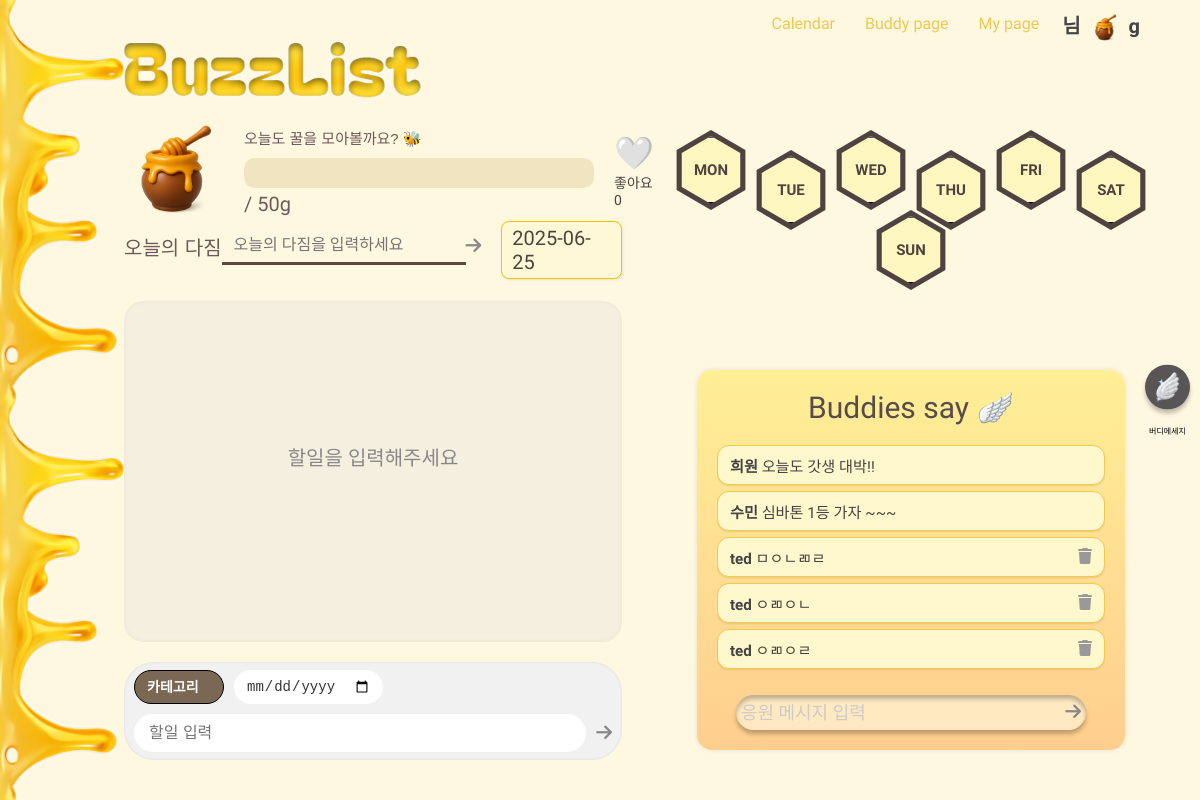
Screenshot of /planner/comment/2025-06-25/ (signed in) with the database file from the repository.
### planner/models.py (models this page shows)
class Comment(models.Model):
    writer = models.ForeignKey(User, on_delete=models.CASCADE, related_name='written_comments')
    user = models.ForeignKey(User, on_delete=models.CASCADE, related_name='comments_on_page', null=True)  #
    content = models.TextField()
    date = models.DateField()
    created_at = models.DateTimeField(auto_now_add=True)

### planner/views.py (the view)
# urls.py: path('comment/<str:selected_date>/', view_comment, name='comment'),
def view_comment(request, selected_date):
    date_obj = datetime.strptime(selected_date, '%Y-%m-%d').date()
    if request.method == 'POST':
        target_user_id = request.POST.get('user_id')
        target_user = get_object_or_404(User, id=target_user_id)
        Comment.objects.create(
            writer=request.user,
            user=target_user,
            content=request.POST['content'],
            date=date_obj,
            created_at=timezone.now()
        )
        return redirect('planner:subpage', user_id=target_user.id, selected_date=selected_date)
    elif request.method == 'GET':
        comments = Comment.objects.filter(date=date_obj).order_by('-created_at')
        return render(request, 'planner/subpage.html', {'comments': comments,
            'selected_date': selected_date})

### planner/templates/planner/subpage.html (shortened to what this page needs)
{% load static %}
<!DOCTYPE html>
<html lang="ko">
<head>
    <link rel="stylesheet" href="{% static 'css/planner/subpage.css' %}" />
    <link href="https://webfontworld.github.io/Jalnan2/Jalnan2.css" rel="stylesheet">
    <link href="https://fonts.cdnfonts.com/css/e1234" rel="stylesheet">
    <link rel="stylesheet" href="https://cdnjs.cloudflare.com/ajax/libs/font-awesome/6.4.0/css/all.min.css">
</head>
<body data-userid="{{ target_user.id }}">
    <img src="{% static 'assets/planner/honey.png' %}" alt="honey" class="background-honey" />
    <div class="wrapper">
        <div class="top-nav">
            <a href="{% url 'main:mainpage' login_user.id %}" class="nav-link">Calendar</a>
            <a href="{% url 'accounts:buddypage' login_user.id %}" class="nav-link">Buddy page</a>
            <a href="{% url 'users:mypage' login_user.id %}" class="nav-link">My page</a>
            <div class="login-user-info" data-user-id="{{ login_user.id }}">
                <p>
                    <strong>{{ login_user.username }} 님</strong>
                    <img src="{% static 'assets/planner/honey-icon.png' %}" alt="honey" class="inline-honey-icon">
                    <strong id="honey-count">{{ login_user.profile.honey_count }}g</strong>
                </p>
            </div>
        </div>
        <div class="sidebar"></div>
        <main class="main-content">
            <img class="logo" src="{% static 'assets/planner/BuzzList.png' %}" alt="icon" class="honey-icon" />
            <div class="box1">
                <div class="box1-left">
                    <img src="{% static 'assets/planner/honey-icon.png' %}" alt="icon" class="honey-icon" />
                </div>
                <div class="box1-middle">
                    <p class="goal-text">오늘도 꿀을 모아볼까요? 🐝</p>
                    <p class="honey-progress">
                        <progress value="{{ earned }}" max="50"></progress>
                        <span class="honey-label">{{ earned }} / 50g</span>
                    </p>
                </div>
                <div class="box1-right">
                    <form method="POST"
                        action="{% url 'planner:like_subpage' user_id=target_user.id selected_date=selected_date %}"
                        style="display: flex; flex-direction: column; align-items: center;">
                        <button type="submit" class="heart-icon"
                            style="background: none; border: none; font-size: 2rem; cursor: pointer;">
                            {% if is_liked %}
                            ❤️
                            {% else %}
                            🤍
                            {% endif %}
                        </button>
                        <div class="heart-label">좋아요 <span>{{ like_obj.like_count|default:0 }}</span></div>
                    </form>
                </div>
            </div>
            <div class="box2">
                <form method="POST"
                    action="{% if daily_goal %}{% url 'planner:update_goal' login_user.id selected_date %}{% else %}{% url 'planner:write_goal' login_user.id selected_date %}{% endif %}"
                    class="goal-form">
                    <p class="goal">오늘의 다짐</p>
                    <input type="text" name="goal" value="{{ daily_goal.goal|default:'' }}" class="goal-input"
                        placeholder="오늘의 다짐을 입력하세요" />
                    <div class="goal-button-group">
                        {% if login_user.id == target_user.id %}
                        {% if daily_goal %}
                        <button type="submit" class="submit-button"><i class="fas fa-pen"></i></button>
                </form>
                <form method="POST" action="{% url 'planner:delete_goal' login_user.id selected_date %}">
                    {% csrf_token %}
                    <button type="submit" class="submit-button"><i class="fas fa-trash"></i></button>
                </form>
                {% else %}
                <button type="submit" class="submit-button"><i class="fas fa-arrow-right"></i></button>
                </form>
                {% endif %}
                {% endif %}
            </div>
            <div class="goal-date-display"> {{ selected_date }}</div>
    </div>
    <div class="box3 {% if todos %}has-todos{% endif %}">
        {% if todos %}
        <ul class="todo-list" id="todo-list">
            {% for todo in todos %}
            <li class="todo-item {% if todo.status == 'completed' %}completed{% endif %}">
                <form method="POST" action="{% url 'planner:todo_delete' request.user.id todo.id %}">
                    {% csrf_token %}
                    <div class="todo-top-row">
                        {% if login_user.id == target_user.id %}
                        <input type="checkbox" class="todo-status-toggle" data-user-id="{{ request.user.id }}"
                            data-todo-id="{{ todo.id }}" {% if todo.status == "completed" %}checked{% endif %}>
                        {% endif %}
                        <span class="todo-content">{{ todo.content }}</span>
                        {% if login_user.id == target_user.id %}
                        <div class="todo-buttons">
                            <button type="submit" class="delete-btn">
                                <i class="fas fa-trash"></i>
                            </button>
                            <button type="button" id="show-timer-btn" class="show-timer-btn"
                                data-todo-id="{{ todo.id }}">⏱️</button>
                        </div>
                        {% endif %}
                    </div>
                    <div class="todo-bottom-row">
                        <span class="todo-deadline">기한: {{ todo.deadline|date:"Y-m-d" }}</span>
                        {% if todo.total_elapsed_time %}
                        <div class="todo-studytime" id="study-time-{{ todo.id }}">
                            공부 시간: {{ todo.formatted_time_hms }}
                        </div>
                        {% endif %}
                        <span class="todo-category">{{ todo.category }}</span>
                    </div>
                </form>
            </li>
            {% endfor %}
        </ul>
        {% else %}
        <p class="todo-placeholder-text" id="placeholder">할일을 입력해주세요</p>
        {% endif %}
    </div>
    {% if login_user.id == target_user.id %}
    <div class="box4">
        <form method="POST" action="{% url 'planner:todo_create' request.user.id selected_date %}"
            class="todo-form-inline">
            <select id="todo-category" name="category" class="todo-select" required>
                <option value="">카테고리</option>
            </select>
            <input type="date" id="todo-deadline" name="deadline" class="todo-date" required />
            <input type="text" id="todo-input" name="content" class="todo-input-inline" placeholder="할일 입력" required />
            <button id="add-task" type="submit" class="submit-button">
                <i class="fas fa-arrow-right"></i>
            </button>
        </form>
    </div>
    {% endif %}
    <aside class="right-panel">
        <div class="right-box1">
            <div class="weekday-grid">
                <div class="honeycomb-weekdays">
                    <div class="weekday-row staggered">
                        <div class="hexagon-wrapper"><button class="hexagon-inner" data-day="MON">MON</button></div>
                        <div class="hexagon-wrapper offset"><button class="hexagon-inner" data-day="TUE">TUE</button>
                        </div>
                        <div class="hexagon-wrapper"><button class="hexagon-inner" data-day="WED">WED</button></div>
                        <div class="hexagon-wrapper offset"><button class="hexagon-inner" data-day="THU">THU</button>
                        </div>
                        <div class="hexagon-wrapper"><button class="hexagon-inner" data-day="FRI">FRI</button></div>
                        <div class="hexagon-wrapper offset"><button class="hexagon-inner" data-day="SAT">SAT</button>
                        </div>
                        <div class="hexagon-wrapper"><button class="hexagon-inner" data-day="SUN">SUN</button></div>
                    </div>
                </div>
            </div>
        </div>
        <div class="buddy-box" id="buddy-box" style="display: flex;">
            <div class="message-box">
                <div class="buddy-title">Buddies say 🪽</div>
                <ul class="buddy-messages" id="buddy-message-list">
                    {% for comment in comments %}
                    <li class="buddy-message-item">
                        <div>
                            <strong>{{ comment.writer.username }}</strong>
                            <span>{{ comment.content }}</span>
                        </div>
                        {% if comment.writer == request.user %}
                        <form method="POST" action="{% url 'planner:comment_delete' comment.id %}"
                            style="display:inline;">
                            <button type="submit" class="buddy-delete-btn" style="background: none; border: none;">
                                <i class="fas fa-trash"></i>
                            </button>
                        </form>
                        {% endif %}
                    </li>
                    {% endfor %}
                </ul>
                <form method="POST" action="{% url 'planner:comment' selected_date %}" class="buddy-form">
                    <input type="text" name="content" placeholder="응원 메시지 입력" class="buddy-input" required />
                    <button type="submit" class="submit-button">
                        <i class="fas fa-arrow-right"></i>
                    </button>
                </form>
            </div>
        </div>
        <div class="floating-icons">
            <img src="{% static 'assets/planner/wing.png' %}" id="show-buddy-btn" alt="버디 메시지" />
            <p class="buddy-message">버디메세지</p>
        </div>
    </aside>
</body>
</html>

### rows the page displays
Comment: writer.username "희원", content "오늘도 갓생 대박!!"
Comment: writer.username "수민", content "심바톤 1등 가자 ~~~"
Comment: writer.username "ted", content "ㅁㅇㄴㄻㄹ"
Comment: writer.username "ted", content "ㅇㄻㅇㄴ"
Comment: writer.username "ted", content "ㅇㄻㅇㄹ"

### other values shown
{{ like_obj.like_count|default:0 }} "0"
{{ selected_date }} "2025-06-25"
